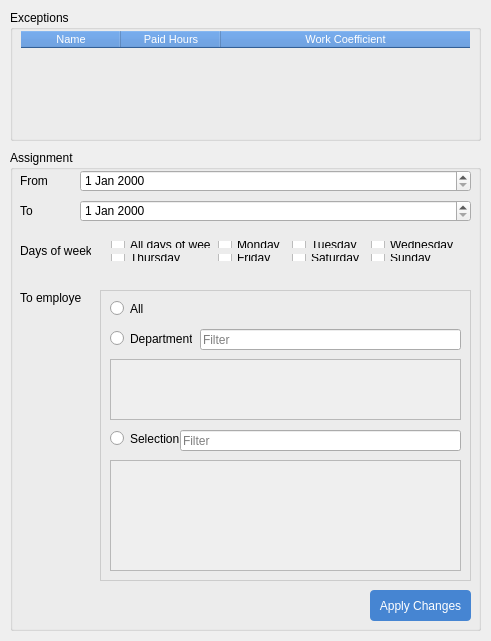
<?xml version="1.0" encoding="UTF-8"?>
<ui version="4.0">
 <class>DialogAssignmentExceptionClass</class>
 <widget class="QDialog" name="DialogAssignmentExceptionClass">
  <property name="geometry">
   <rect>
    <x>0</x>
    <y>0</y>
    <width>491</width>
    <height>641</height>
   </rect>
  </property>
  <property name="windowTitle">
   <string>DialogAssignmentException</string>
  </property>
  <widget class="QGroupBox" name="groupBox">
   <property name="geometry">
    <rect>
     <x>10</x>
     <y>10</y>
     <width>471</width>
     <height>131</height>
    </rect>
   </property>
   <property name="title">
    <string>Exceptions</string>
   </property>
   <widget class="QTableWidget" name="table">
    <property name="geometry">
     <rect>
      <x>10</x>
      <y>20</y>
      <width>451</width>
      <height>101</height>
     </rect>
    </property>
    <property name="font">
     <font>
      <pointsize>8</pointsize>
     </font>
    </property>
    <property name="styleSheet">
     <string notr="true">QTableWidget {
	background: transparent;
}

QHeaderView::section {	
	color: white; 
	background-color: rgba(70, 133, 210, 1);
}

QTableWidget::item:selected {
    background-color: #0e6c96;
	color: #fff;
}</string>
    </property>
    <attribute name="horizontalHeaderCascadingSectionResizes">
     <bool>false</bool>
    </attribute>
    <attribute name="horizontalHeaderHighlightSections">
     <bool>false</bool>
    </attribute>
    <attribute name="horizontalHeaderShowSortIndicator" stdset="0">
     <bool>false</bool>
    </attribute>
    <attribute name="horizontalHeaderStretchLastSection">
     <bool>true</bool>
    </attribute>
    <column>
     <property name="text">
      <string>Name</string>
     </property>
    </column>
    <column>
     <property name="text">
      <string>Paid Hours</string>
     </property>
    </column>
    <column>
     <property name="text">
      <string>Work Coefficient</string>
     </property>
    </column>
   </widget>
  </widget>
  <widget class="QGroupBox" name="groupBox_2">
   <property name="geometry">
    <rect>
     <x>10</x>
     <y>150</y>
     <width>471</width>
     <height>481</height>
    </rect>
   </property>
   <property name="title">
    <string>Assignment</string>
   </property>
   <widget class="QLabel" name="label">
    <property name="geometry">
     <rect>
      <x>10</x>
      <y>20</y>
      <width>47</width>
      <height>21</height>
     </rect>
    </property>
    <property name="text">
     <string>From</string>
    </property>
   </widget>
   <widget class="QLabel" name="label_2">
    <property name="geometry">
     <rect>
      <x>10</x>
      <y>50</y>
      <width>47</width>
      <height>21</height>
     </rect>
    </property>
    <property name="text">
     <string>To</string>
    </property>
   </widget>
   <widget class="QDateEdit" name="from">
    <property name="geometry">
     <rect>
      <x>70</x>
      <y>20</y>
      <width>391</width>
      <height>22</height>
     </rect>
    </property>
   </widget>
   <widget class="QDateEdit" name="to">
    <property name="geometry">
     <rect>
      <x>70</x>
      <y>50</y>
      <width>391</width>
      <height>22</height>
     </rect>
    </property>
   </widget>
   <widget class="QLabel" name="label_3">
    <property name="geometry">
     <rect>
      <x>10</x>
      <y>80</y>
      <width>71</width>
      <height>41</height>
     </rect>
    </property>
    <property name="text">
     <string>Days of week</string>
    </property>
   </widget>
   <widget class="QWidget" name="gridLayoutWidget">
    <property name="geometry">
     <rect>
      <x>90</x>
      <y>80</y>
      <width>371</width>
      <height>42</height>
     </rect>
    </property>
    <layout class="QGridLayout" name="gridLayout">
     <item row="0" column="0">
      <widget class="QCheckBox" name="all_days">
       <property name="text">
        <string>All days of week</string>
       </property>
      </widget>
     </item>
     <item row="1" column="0">
      <widget class="QCheckBox" name="thursday">
       <property name="text">
        <string>Thursday</string>
       </property>
      </widget>
     </item>
     <item row="0" column="1">
      <widget class="QCheckBox" name="monday">
       <property name="text">
        <string>Monday</string>
       </property>
      </widget>
     </item>
     <item row="0" column="3">
      <widget class="QCheckBox" name="wednesday">
       <property name="text">
        <string>Wednesday</string>
       </property>
      </widget>
     </item>
     <item row="0" column="2">
      <widget class="QCheckBox" name="tuesday">
       <property name="text">
        <string>Tuesday</string>
       </property>
      </widget>
     </item>
     <item row="1" column="1">
      <widget class="QCheckBox" name="friday">
       <property name="text">
        <string>Friday</string>
       </property>
      </widget>
     </item>
     <item row="1" column="2">
      <widget class="QCheckBox" name="saturday">
       <property name="text">
        <string>Saturday</string>
       </property>
      </widget>
     </item>
     <item row="1" column="3">
      <widget class="QCheckBox" name="checkBox_8">
       <property name="text">
        <string>Sunday</string>
       </property>
      </widget>
     </item>
    </layout>
   </widget>
   <widget class="QLabel" name="label_4">
    <property name="geometry">
     <rect>
      <x>10</x>
      <y>140</y>
      <width>61</width>
      <height>16</height>
     </rect>
    </property>
    <property name="text">
     <string>To employee</string>
    </property>
   </widget>
   <widget class="QWidget" name="widget" native="true">
    <property name="geometry">
     <rect>
      <x>90</x>
      <y>140</y>
      <width>371</width>
      <height>291</height>
     </rect>
    </property>
    <property name="styleSheet">
     <string notr="true">QWidget#widget { border: 1px solid #ccc; }</string>
    </property>
    <widget class="QRadioButton" name="all">
     <property name="geometry">
      <rect>
       <x>10</x>
       <y>10</y>
       <width>82</width>
       <height>17</height>
      </rect>
     </property>
     <property name="text">
      <string>All</string>
     </property>
    </widget>
    <widget class="QRadioButton" name="deparment">
     <property name="geometry">
      <rect>
       <x>10</x>
       <y>40</y>
       <width>82</width>
       <height>17</height>
      </rect>
     </property>
     <property name="text">
      <string>Department</string>
     </property>
    </widget>
    <widget class="QLineEdit" name="filter_deparment">
     <property name="geometry">
      <rect>
       <x>100</x>
       <y>39</y>
       <width>261</width>
       <height>21</height>
      </rect>
     </property>
     <property name="placeholderText">
      <string>Filter</string>
     </property>
    </widget>
    <widget class="QScrollArea" name="department_list">
     <property name="geometry">
      <rect>
       <x>10</x>
       <y>69</y>
       <width>351</width>
       <height>61</height>
      </rect>
     </property>
     <property name="widgetResizable">
      <bool>true</bool>
     </property>
     <widget class="QWidget" name="department_widget">
      <property name="geometry">
       <rect>
        <x>0</x>
        <y>0</y>
        <width>349</width>
        <height>59</height>
       </rect>
      </property>
     </widget>
    </widget>
    <widget class="QRadioButton" name="selection">
     <property name="geometry">
      <rect>
       <x>10</x>
       <y>140</y>
       <width>82</width>
       <height>17</height>
      </rect>
     </property>
     <property name="text">
      <string>Selection</string>
     </property>
    </widget>
    <widget class="QLineEdit" name="filter_employee">
     <property name="geometry">
      <rect>
       <x>80</x>
       <y>140</y>
       <width>281</width>
       <height>21</height>
      </rect>
     </property>
     <property name="placeholderText">
      <string>Filter</string>
     </property>
    </widget>
    <widget class="QScrollArea" name="employee_list">
     <property name="geometry">
      <rect>
       <x>10</x>
       <y>170</y>
       <width>351</width>
       <height>111</height>
      </rect>
     </property>
     <property name="widgetResizable">
      <bool>true</bool>
     </property>
     <widget class="QWidget" name="employee_widget">
      <property name="geometry">
       <rect>
        <x>0</x>
        <y>0</y>
        <width>349</width>
        <height>109</height>
       </rect>
      </property>
     </widget>
    </widget>
   </widget>
   <widget class="QPushButton" name="apply">
    <property name="geometry">
     <rect>
      <x>360</x>
      <y>440</y>
      <width>101</width>
      <height>31</height>
     </rect>
    </property>
    <property name="styleSheet">
     <string notr="true">QPushButton {
	text-align: center;
	color: #fff;
	background-color: rgba(70, 133, 210, 1);
	border-radius: 4px;
}

QPushButton:hover {
	background-color: rgba(70, 133, 210, 0.7);
}</string>
    </property>
    <property name="text">
     <string>Apply Changes</string>
    </property>
    <property name="icon">
     <iconset>
      <normaloff>../icon/check.png</normaloff>../icon/check.png</iconset>
    </property>
    <property name="iconSize">
     <size>
      <width>14</width>
      <height>14</height>
     </size>
    </property>
   </widget>
  </widget>
 </widget>
 <layoutdefault spacing="6" margin="11"/>
 <resources/>
 <connections/>
</ui>
